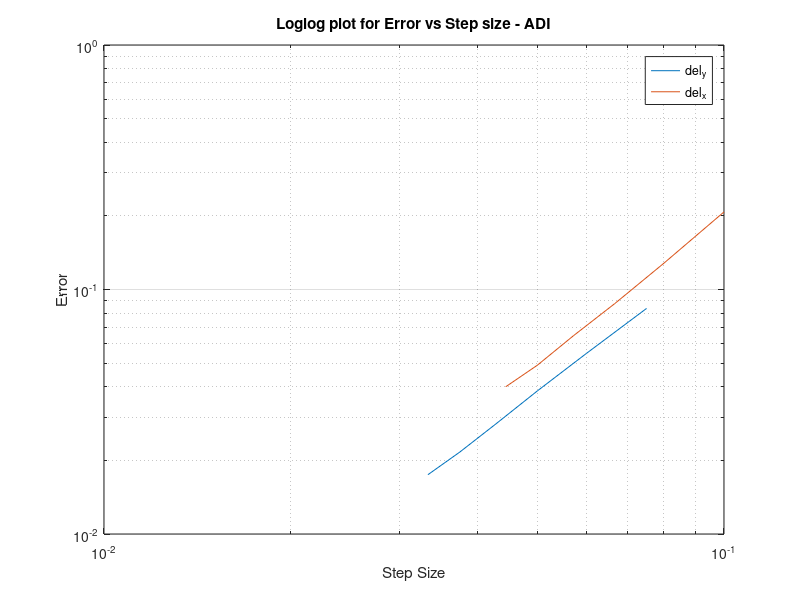
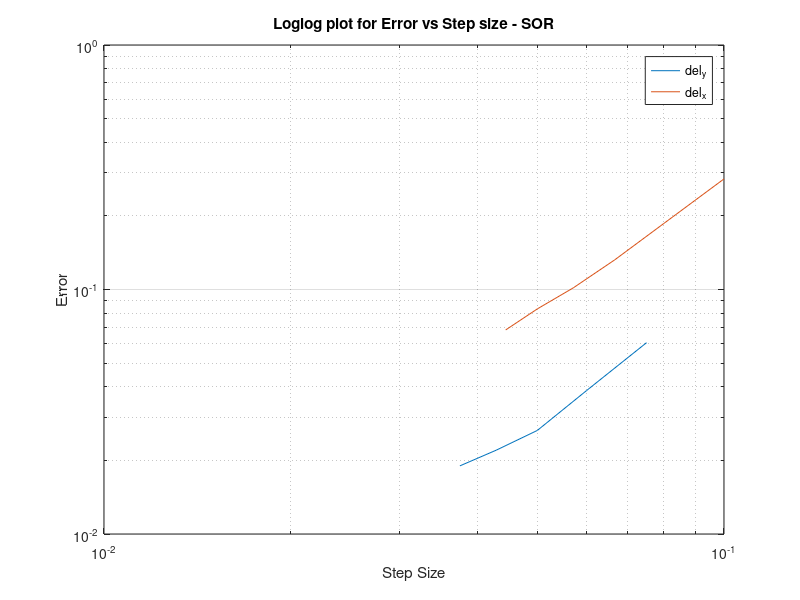

The MATLAB source for these figures, in order:
%% Error 

%% ADI

err_y=[0.08366 0.05479 0.03848 0.02825 0.02165 0.01748];
dely=[0.075 0.06 0.05 0.0429 .0375 0.0333];
m_y=(log(err_y(1))-log(err_y(2)))/(log(dely(1))-log(dely(2)));

err_x=[0.20763 0.12813 0.08761 0.06464 0.04902 0.03999];
delx=[0.1 0.08 0.066666667 0.057142857 0.05 0.044444444];
m_x=(log(err_x(1))-log(err_x(2)))/(log(delx(1))-log(delx(2)));

loglog(dely,err_y)
hold on
loglog(delx,err_x)
title('Loglog plot for Error vs Step size - ADI')
xlabel('Step Size')
ylabel('Error')
legend('del_y','del_x')
grid on

%% SOR

sor_y=[0.060598 0.038573 0.026526 0.0220113 0.018997];
sor_x=[0.283339 0.18636072 0.1322921 0.101574 0.083322 0.0683109];

ms_y=(log(sor_y(1))-log(sor_y(2)))/(log(dely(1))-log(dely(2)));
ms_x=(log(sor_x(1))-log(sor_x(2)))/(log(delx(1))-log(delx(2)));

figure;
loglog(dely(1:5),sor_y)
hold on
loglog(delx,sor_x)
title('Loglog plot for Error vs Step size - SOR')
xlabel('Step Size')
ylabel('Error')
legend('del_y','del_x')
grid on





